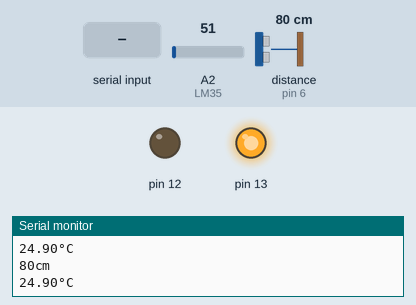
The sketch below on a simulated Arduino Uno, built with avr-gcc and run on an emulated ATmega328P. On the bench: output pins drawn as LEDs (lit = HIGH), the last lines printed to the serial monitor. Wiring (inferred from the names in the program): ultrasonic range finder: trigger pin 7; echo pin 6. The inputs (shaded band) are chosen by the test bench; at power-on: distance to the obstacle (sensor on pin 6) 80 cm, A2 (LM35) = 51. The echo pulse lasts 58.3 µs per cm; pins used as bus, display or sensor lines are not drawn.

Above: at 2.2 s.
2.3 s: distance to the obstacle (sensor on pin 6) set to 14 cm
4.0 s: distance to the obstacle (sensor on pin 6) set to 10 cm
At 4.8 s:
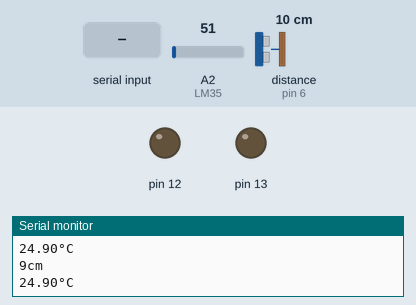
5.7 s: "b\n" received over Serial
At 8.2 s:
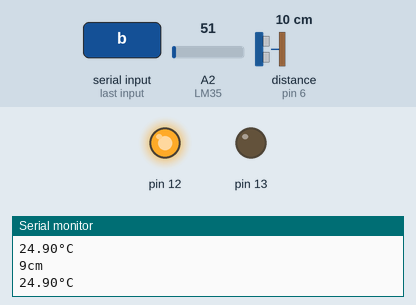
8.5 s: byte 97 ('a') received over Serial
11.3 s: distance to the obstacle (sensor on pin 6) set to 18 cm
At 13.8 s:
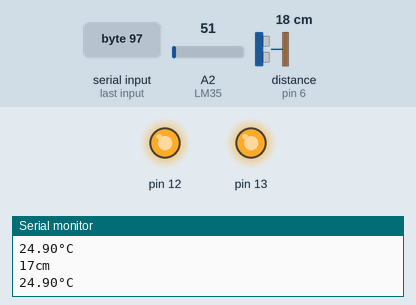
14.1 s: distance to the obstacle (sensor on pin 6) set to 2 cm
At 16.3 s:
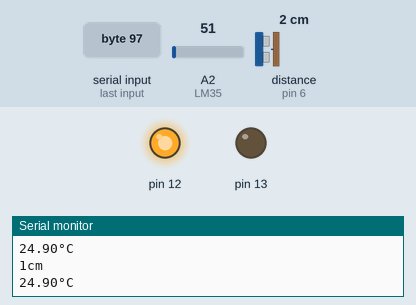
Timing chart, 0 to 17.8 s (numbered marks = the images above; inputs shaded):
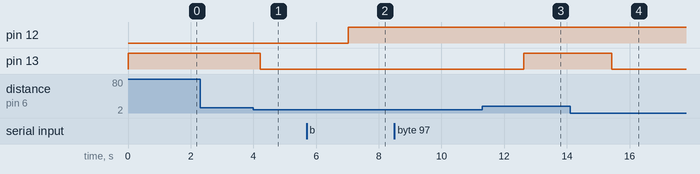

Measured:
- the behaviour switches between 12 and 11 cm on distance to the obstacle (sensor on pin 6) (found by bisection; images 0 and 1)
- after the input at 4.0 s, pin 13: HIGH → LOW after 0.22 s
- after the input at 5.7 s, pin 12: LOW → HIGH after 1.3 s
- after the input at 11.3 s, pin 13: LOW → HIGH after 1.3 s
- after the input at 14.1 s, pin 13: HIGH → LOW after 1.3 s

The sketch:

proyectoFinal.ino
```cpp
#define Pecho 6
#define Ptrig 7
long duracion, distancia;
int LM35 = A2;
int dato =0;
boolean prendido = false;

void setup() {
  Serial.begin (9600);
  pinMode(Pecho, INPUT);     // define el pin 6 como entrada (ECHO)
  pinMode(Ptrig, OUTPUT);    // define el pin 7 como salida  (TRIGER)
  pinMode(13, 1);
   pinMode(13,OUTPUT);
  pinMode(12,OUTPUT);
  }

void loop() {
  {
  digitalWrite(Ptrig, LOW);
  delayMicroseconds(2);
  digitalWrite(Ptrig, HIGH);   // genera el pulso de triger por 10ms
  delayMicroseconds(10);
  digitalWrite(Ptrig, LOW);

  duracion = pulseIn(Pecho, HIGH);
  distancia = (duracion/2) / 29;            // calcula la distancia en centimetros

  if (distancia >= 500 || distancia <= 0){  // si la distancia es mayor a 500cm o menor a 0cm
    Serial.println("---");                  // no mide
  }
  else {
    Serial.print(distancia);
    Serial.println("cm");
    digitalWrite(13, 1);
  }

   if (distancia <= 10 && distancia >= 1){
    digitalWrite(13, 0);
    //Serial.println("Alarma.......");
  }
  delay(400);
}
{
  int input = analogRead(LM35);
  float mv  = (5000 / 1024.0) * input; // Conversio a mV
  float cel = mv / 10;                 // Conversion a grados C

  Serial.print(cel);
  Serial.println("°C");
  delay(1000);
}
{
  if(Serial.available() >0){
    dato = Serial.read();


    //Serial.write(dato);

    if(dato == 'a' ){
      digitalWrite(13,HIGH);

    }

    else if(dato =='a' ){
      digitalWrite(13,LOW);

    }

    if(dato=='b' && prendido == false){
      digitalWrite(12,HIGH);
      prendido = true;

      }

     else if(dato=='b' && prendido == true){
      digitalWrite(12,LOW);
      prendido = false;
      }
  }

}
}
```

Clase20160830.c
```cpp
#include<stdio.h>
int main(){
int a,b,c;
printf("Inserte un número:\n");
scanf("%d",&a);
printf("Inserte otro número:\n");
scanf("%d",&b);
c=a*b;
printf("El doble del número que ingresó es:%d\n",c);
}
```

P2Ejercicio1.c
```cpp
#include<stdio.h>

void main(void){

float a[5];
float sum=0;
float prom=0;

printf("Bienvenido, ingrese los 5 datos para obtener su promedio y la sumatoria. \n");
printf("Escriba el primer número: ");
scanf("%f",&a[0]);
printf("Escriba el segundo número: ");
scanf("%f",&a[1]);
printf("Escriba el tercero número: ");
scanf("%f",&a[2]);
printf("Escriba el cuarto número: ");
scanf("%f",&a[3]);
printf("Escriba el último número: ");
scanf("%f",&a[4]);

sum=a[0]+a[1]+a[2]+a[3]+a[4];
prom=sum/5;

printf("Sumatoria=%f. \n",sum);
printf("Promedio=%f. \n",prom);

}
```

P2Ejercicio2.c
```cpp
#include<stdio.h>

void main(void){

float a=0;
float pi=3.141592;
float area=0;
float diam=0;
float circ=0;

printf("Bienvenido, ingrese el valor del radio del círculo para hallar su área, diametro y circunferencia. \n");
printf("Escriba el radio del círculo: ");
scanf("%f",&a);

area=pi*(a*a);
diam=a*2;
circ=pi*diam;

printf("Área=%f. \n",area);
printf("Diametro=%f. \n",diam);
printf("Circunferencia=%f. \n",circ);

}
```

P2Ejercicio3.c
```cpp
#include<stdio.h>

void main(void){

int a[3];
int b=0;
int c=0;
int res=0;

printf("Bienvenido,ingrese 3 números, el módulo y la operación que desea realizar. \n");
printf("Ingrese la operación que desea realizar: \n1.Suma. \n2.Resta. \n3.Multiplicación. \n");
scanf("%d",&c);

if(c<4 && c>0){
printf("Escriba el primer número: ");
scanf("%d",&a[0]);
printf("Escriba el segundo número: ");
scanf("%d",&a[1]);
printf("Escriba el tercer número: ");
scanf("%d",&a[2]);
printf("Escriba el módulo: ");
scanf("%d",&b);

	switch(c){
		case 1:
		res=(a[0]%b)+(a[1]%b)+(a[2]%b);
		printf("Resultado=%d \n",res);
		break;

                case 2:
                res=(a[0]%b)-(a[1]%b)-(a[2]%b);
                printf("Resultado=%d \n",res);
                break;

                case 3:
                res=(a[0]%b)*(a[1]%b)*(a[2]%b);
                printf("Resultado=%d \n",res);
                break;

	}
}
else{
printf("El número ingresado no es válido. \n");
}
}
```

Trabajo2_en_clase1.c
```cpp
#include<stdio.h>

void main(void){
int a=0;

printf("Ingrese un número: \n");
scanf("%d",&a);

while(a<=0){
printf("Ingrese un número: \n");
scanf("%d",&a);
}

while(a>0){
printf("El número ingresado fue %d y es positivo \n",a);
return;
}

}
```

Trabajo2_en_clase2.c
```cpp
#include<stdio.h>

void main(void){
int a=0;
float b=0;
float c=0;
float d=0;
float f=0;
float e=0;
float g=0;

while(1){
printf("\nBienvenido, pulse el número de la operación que desea realizar: \n1.Suma. \n2.Resta. \n3.Multiplicación. \n4.División. \n5.Potencia. \n6.Salir. \n");
scanf("%d",&a);

if(a>0 && a<7){
	while(a==0){
	printf("Fin del programa. \n");
	}
switch(a){
	case 1:
	printf("Escriba un número: \n");
	scanf("%f",&b);
	printf("Escriba el número con el que desea sumarlo: \n");
	scanf("%f",&c);
	d=b+c;
	printf("El resultado de la suma entre %f y %f es %f.\n",b,c,d);
        break;

        case 2:
        printf("Escriba un número: \n");
        scanf("%f",&b);
        printf("Escriba el número con el que desea restarlo: \n");
        scanf("%f",&c);
        d=b-c;
        printf("El resultado de la resta entre %f y %f es %f.\n",b,c,d);
        break;

        case 3:
        printf("Escriba un número: \n");
        scanf("%f",&b);
        printf("Escriba el número con el que desea multiplicarlo: \n");
        scanf("%f",&c);
        d=b*c;
        printf("El resultado de la multiplicación entre %f y %f es %f.\n",b,c,d);
        break;

        case 4:
        printf("Escriba un número: \n");
        scanf("%f",&b);
        printf("Escriba el número con el que desea dividirlo: \n");
        scanf("%f",&c);
        d=b/c;
        printf("El resultado de la división entre %f y %f es %f.\n",b,c,d);
        break;

        case 5:
        printf("Escriba un número: \n");
        scanf("%f",&b);
        printf("Escriba el número con el que desea hacer la potencia: \n");
        scanf("%f",&c);
	d=1;
	g=b;
	e=1;
	for(f=d;f<=c;f++){
	e=g*e;
}
        printf("El resultado de %f a la %f es %f.\n",b,c,e);
        break;

	case 6:
	printf("Fin del programa.\n");
	return;
	break;

}
}
else{
printf("El número ingresado no es valido\n");
}

}

}
```

Trabajo3_en_clase1.c
```cpp
#include<stdio.h>

float suma(float b,float c);
float resta(float b,float c);
float multiplicacion(float b,float c);

void main(void){
int a=0;
float b=0;
float c=0;
float d=0;
float e=0;

while(1){
printf("\nBienvenido, pulse el número de la operación que desea realizar: \n1.Suma. \n2.Resta. \n3.Multiplicación. \n4.Salir. \n");
scanf("%d",&a);

if(a>0 && a<7){

switch(a){
	case 1:
	printf("Escriba un número: \n");
	scanf("%f",&b);
	printf("Escriba el número con el que desea sumarlo: \n");
	scanf("%f",&c);
	d=suma(b,c);
	printf("El resultado de la suma entre %f y %f es %f.\n",b,c,d);
        break;

        case 2:
        printf("Escriba un número: \n");
        scanf("%f",&b);
        printf("Escriba el número con el que desea restarlo: \n");
        scanf("%f",&c);
        d=resta(b,c);
        printf("El resultado de la resta entre %f y %f es %f.\n",b,c,d);
        break;

        case 3:
        printf("Escriba un número: \n");
        scanf("%f",&b);
        printf("Escriba el número con el que desea multiplicarlo: \n");
        scanf("%f",&c);
        d=multiplicacion(b,c);
        printf("El resultado de la multiplicación entre %f y %f es %f.\n",b,c,d);
        break;

        case 4:
	printf("Fin del programa.\n");
	return;
	break;

}
}
else{
	printf("El número ingresado no es valido\n");
}
}
}

float suma(float b,float c){
	return b+c;
}
float resta(float b,float c){
	return b-c;
}
float multiplicacion(float b,float c){
	float e=0;
	for(int f=0;f<c;f++){
		e=e+b;
		}
	return e;
}
```

Trabajo3_en_clase2.c
```cpp
#include<stdio.h>

float suma(float b,float c);
float resta(float b,float c);
float multiplicacion(float b,float c);
int potencia(int e,int f);
long factorial(int e);

void main(void){
int a=0;
float b=0;
float c=0;
float d=0;
int e=0;
int f=0;
int g=0;
int h=0;
int k=0;

while(1){
printf("\nBienvenido, pulse el número de la operación que desea realizar: \n1.Suma. \n2.Resta. \n3.Multiplicación. \n4.Potencia. \n5.Factorial. \n6.Salir. \n");
scanf("%d",&a);

if(a>0 && a<7){

switch(a){
	case 1:
	printf("Escriba un número: \n");
	scanf("%f",&b);
	printf("Escriba el número con el que desea sumarlo: \n");
	scanf("%f",&c);
	d=suma(b,c);
	printf("El resultado de la suma entre %f y %f es %f.\n",b,c,d);
        break;

        case 2:
        printf("Escriba un número: \n");
        scanf("%f",&b);
        printf("Escriba el número con el que desea restarlo: \n");
        scanf("%f",&c);
        d=resta(b,c);
        printf("El resultado de la resta entre %f y %f es %f.\n",b,c,d);
        break;

        case 3:
        printf("Escriba un número: \n");
        scanf("%f",&b);
        printf("Escriba el número con el que desea multiplicarlo: \n");
        scanf("%f",&c);
        d=multiplicacion(b,c);
        printf("El resultado de la multiplicación entre %f y %f es %f.\n",b,c,d);
        break;

	case 4:
	printf("Para esta operación solo se reciben valores enteros \n");
	printf("Escriba un número: \n");
	scanf("%d",&e);
	printf("Escriba la potencia a la que desea elevar el número: \n");
        scanf("%d",&f);
	g=potencia(e,f);
	printf("El resultado de la potencia es %d.\n",g);
	break;

	case 5:
        printf("Para esta operación solo se reciben valores enteros \n");
	printf("Escriba el número que desea obtener su factorial: \n");
        scanf("%d",&e);
        k=factorial(e);
	printf("El resultado de %d! es %d",e,k);
        break;

        case 6:
	printf("Fin del programa.\n");
	return;
	break;
	}
}
else{
	printf("El número ingresado no es valido\n");
	}
}
}

float suma(float b,float c){
	return b+c;
}
float resta(float b,float c){
	return b-c;
}
float multiplicacion(float b,float c){
	float e=0;
	for(int f=0;f<c;f++){
		e=e+b;
		}
	return e;
}
int potencia(int e,int f){
	int g=e;
	int h=0;
	for(int j=0;j<f;j++){
		g=g+h;
		h=0;
		for(int i=1;i<e;i++){
			h=h+g;
		}
	}
	return g;
}
long factorial(int e){
	int f=0;
	long h=0;
	long k=0;
	if(e>0){
	f=e-1;
	k=e;
	for(int i=1;i<e;i++){
		h=0;
		for(int j=1;j<f;j++){
			h=h+k;
		}
	k=k+h;
	f=f-1;
	}
	return k;
	}
}
```

Trabajo_en_clase1.c
```cpp
#include<stdio.h>

void main(void){
int a,b;
printf("Ingrese un número: \n");
scanf("%d",&a);
printf("Ingrese otro número: \n");
scanf("%d",&b);

	if(a>b){
	printf("El número mayor es:%d\n" ,a);
	}
	else{
	printf("El número mayor es:%d\n" ,b);
	}
}
```

Trabajo_en_clase2.c
```cpp
#include<stdio.h>

void main(void){
int a=0;
int f=0;
int positivos=0;
int negativos=0;
int par=0;
int impar=0;

for (f=0;f<10;f++){
	printf("Ingrese un número: \n");
	scanf("%d",&a);
		if(a>=0){
		positivos=positivos+1;
			if(a%2==0){
			par=par+1;
			}
			else{
			impar=impar+1;
			}
		}
		else{
		negativos=negativos+1;
			if(a%2==0){
			par=par+1;
			}
			else{
			impar=impar+1;
			}
		}
}
printf("La cantidad de números positivos es:%d\n" ,positivos);
printf("La cantidad de números negativos es:%d\n" ,negativos);
printf("La cantidad de números pares es:%d\n" ,par);
printf("La cantidad de números impares es:%d\n" ,impar);
}
```

Trabajo_en_clase3.c
```cpp
#include<stdio.h>
#include<string.h>

char main(){
char letras [26]={'a','b','c','d','e','f','g','h','i','j','k','l','m','n','o','p','q','r','s','t','u','v','w','x','y','z'};
char a;
char b;
int c;
int d;
int f;
char g;
printf("Ingrese una letra: \n");
scanf("%c%*c",&a);

if(a=='a'){
c=0;
}
if(a=='b'){
c=1;
}
if(a=='c'){
c=2;
}
if(a=='d'){
c=3;
}
if(a=='e'){
c=4;
}
if(a=='f'){
c=5;
}
if(a=='g'){
c=6;
}
if(a=='h'){
c=7;
}
if(a=='i'){
c=8;
}
if(a=='j'){
c=9;
}
if(a=='k'){
c=10;
}
if(a=='l'){
c=11;
}
if(a=='m'){
c=12;
}
if(a=='n'){
c=13;
}
if(a=='o'){
c=14;
}
if(a=='p'){
c=15;
}
if(a=='q'){
c=16;
}
if(a=='r'){
c=17;
}
if(a=='s'){
c=18;
}
if(a=='t'){
c=19;
}
if(a=='u'){
c=20;
}
if(a=='v'){
c=21;
}
if(a=='w'){
c=22;
}
if(a=='x'){
c=23;
}
if(a=='y'){
c=24;
}
if(a=='z'){
c=25;
}

printf("La letra ingresada fue %c\n",a);

printf("Ingrese otra letra: \n");
scanf("%c",&b);

if(b=='a'){
d=0;
}
if(b=='b'){
d=1;
}
if(b=='c'){
d=2;
}
if(b=='d'){
d=3;
}
if(b=='e'){
d=4;
}
if(b=='f'){
d=5;
}
if(b=='g'){
d=6;
}
if(b=='h'){
d=7;
}
if(b=='i'){
d=8;
}
if(b=='j'){
d=9;
}
if(b=='k'){
d=10;
}
if(b=='l'){
d=11;
}
if(b=='m'){
d=12;
}
if(b=='n'){
d=13;
}
if(b=='o'){
d=14;
}
if(b=='p'){
d=15;
}
if(b=='q'){
d=16;
}
if(b=='r'){
d=17;
}
if(b=='s'){
d=18;
}
if(b=='t'){
d=19;
}
if(b=='u'){
d=20;
}
if(b=='v'){
d=21;
}
if(b=='w'){
d=22;
}
if(b=='x'){
d=23;
}
if(b=='y'){
d=24;
}
if(b=='z'){
d=25;
}

printf("La letra ingresada fue %c\n",b);

if(a>b){
	int u=d;
	printf("Las letras entre %c y %c son %c",a,b,letras[u]);
	u=u+1;
	for(f=d;f<c;f++){
	printf("%c",letras[u]);
	u=u+1;
	}
//	printf("%c\n",f);
}
else{
        int u=c;
        printf("Las letras entre %c y %c son %c",a,b,letras[u]);
        u=u+1;
        for(f=c;f<d;f++){
        printf("%c",letras[u]);
        u=u+1;
        }
}
printf("\n");
}
```

memoria.c
```cpp
#include<stdio.h>
int main(){
printf("Short%lu",sizeof(double));
}
```

pruebadememoria.c
```cpp
#include<stdio.h>
int main(){
char c='a';
printf("%c",c);
}
```
